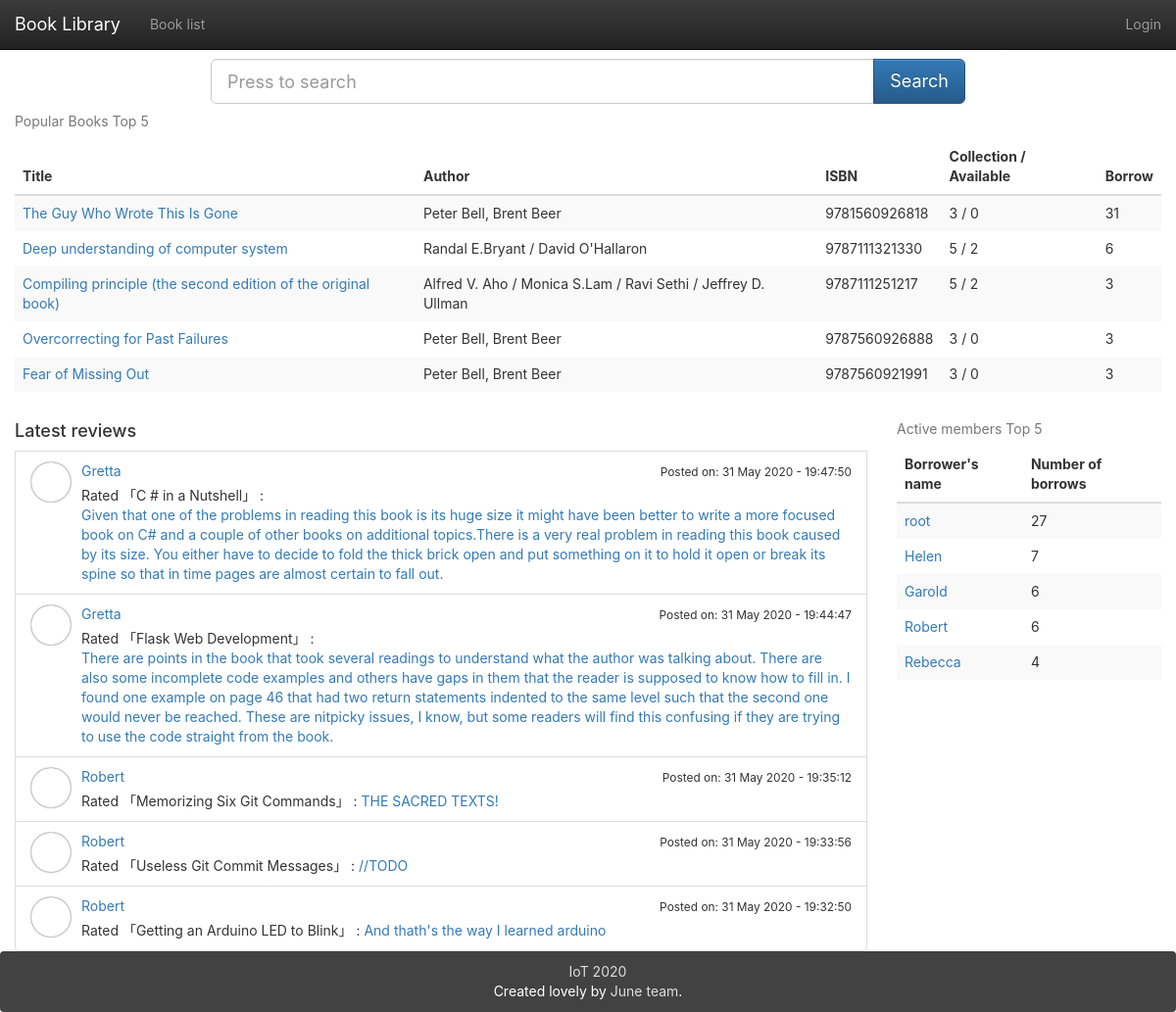
The page / on the database its author committed.
### app/models.py (models this page shows, shortened)
class Book(db.Model):
    __tablename__ = 'books'
    id = db.Column(db.Integer, primary_key=True)
    isbn = db.Column(db.String(16), unique=True)
    title = db.Column(db.String(128))
    origin_title = db.Column(db.String(128))
    subtitle = db.Column(db.String(128))
    author = db.Column(db.String(128))
    translator = db.Column(db.String(64))
    publisher = db.Column(db.String(64))
    image = db.Column(db.String(128))
    pubdate = db.Column(db.String(32))
    pages = db.Column(db.Integer)
    price = db.Column(db.String(16))
    binding = db.Column(db.String(16))
    numbers = db.Column(db.Integer, default=5)
    summary = db.deferred(db.Column(db.Text, default=""))
    summary_html = db.deferred(db.Column(db.Text))
    catalog = db.deferred(db.Column(db.Text, default=""))
    catalog_html = db.deferred(db.Column(db.Text))
    hidden = db.Column(db.Boolean, default=0)
    transactions = db.relationship('Transaction',
                           backref=db.backref('book', lazy='joined'),
                           lazy='dynamic',
                           cascade='all, delete-orphan')
    logs = db.relationship('Log',
                           backref=db.backref('book', lazy='joined'),
                           lazy='dynamic',
                           cascade='all, delete-orphan')
    comments = db.relationship('Comment', backref='book',
                               lazy='dynamic',
                               cascade='all, delete-orphan')
    @property
    def tags_string(self):
        return ",".join([tag.name for tag in self.tags.all()])
    def can_borrow_number(self):
        return self.numbers - Log.query.filter_by(book_id=self.id, returned=0).count()

class Comment(db.Model):
    __tablename__ = 'comments'
    id = db.Column(db.Integer, primary_key=True)
    user_id = db.Column(db.Integer, db.ForeignKey('users.id'))
    book_id = db.Column(db.Integer, db.ForeignKey('books.id'))
    comment = db.Column(db.String(1024))
    create_timestamp = db.Column(db.DateTime, default=datetime.now())
    edit_timestamp = db.Column(db.DateTime, default=datetime.now())
    deleted = db.Column(db.Boolean, default=0)

class User(UserMixin, db.Model):
    __tablename__ = 'users'
    id = db.Column(db.Integer, primary_key=True)
    email = db.Column(db.String(64), unique=True)
    name = db.Column(db.String(64))
    password_hash = db.deferred(db.Column(db.String(128)))
    major = db.Column(db.String(128))
    role_id = db.Column(db.Integer, db.ForeignKey('roles.id'))
    headline = db.Column(db.String(32), nullable=True)
    about_me = db.deferred(db.Column(db.Text, nullable=True))
    about_me_html = db.deferred(db.Column(db.Text, nullable=True))
    avatar = db.Column(db.String(128))
    category = db.Column(db.Integer)
    member_since = db.Column(db.DateTime(), default=datetime.utcnow)
    balance = db.Column(db.Float())
    transactions = db.relationship('Transaction',
                           backref=db.backref('user', lazy='joined'),
                           lazy='dynamic',
                           cascade='all, delete-orphan')
    @property
    def password(self):
        raise AttributeError('password is not readable attribute')
    logs = db.relationship('Log',
                           backref=db.backref('user', lazy='joined'),
                           lazy='dynamic',
                           cascade='all, delete-orphan')
    comments = db.relationship('Comment',
                               backref=db.backref('user', lazy='joined'),
                               lazy='dynamic',
                               cascade='all, delete-orphan')
    def avatar_url(self, _external=False):
        if self.avatar:
            avatar_json = json.loads(self.avatar)
            if avatar_json['use_out_url']:
                return avatar_json['url']
            else:
                return url_for('_uploads.uploaded_file', setname=avatars.name, filename=avatar_json['url'],
                               _external=_external)
        else:
            return url_for('static', filename='img/avatar.png', _external=_external)

### app/main/index/views.py (the view)
@main.route('/')
def index():
    search_form = SearchForm()
    the_books = Book.query
    if not current_user.can(Permission.UPDATE_BOOK_INFORMATION):
        the_books = the_books.filter_by(hidden=0)
    popular_books = the_books.outerjoin(Log).group_by(Book.id).order_by(db.func.count(Log.id).desc()).limit(5)
    popular_users = User.query.outerjoin(Log).group_by(User.id).order_by(db.func.count(Log.id).desc()).limit(5)
    recently_comments = Comment.query.filter_by(deleted=0).order_by(Comment.edit_timestamp.desc()).limit(5)
    return render_template("index.html", books=popular_books, users=popular_users, recently_comments=recently_comments,
                           search_form=search_form)

### app/main/book/forms.py
class SearchForm(FlaskForm):
    search = StringField(validators=[DataRequired()])
    submit = SubmitField(u"Search")

### app/main/index/views.py (called while the page is built)
@main.app_context_processor
def inject_permissions():
    return dict(Permission=Permission)

### app/models.py (called while the page is built)
    def can(self, permissions):
        return False

### app/main/index/templates/index.html (shortened to what this page needs)
{% extends "base.html" %}
{% block mycontent %}
    <div class="row animated fadeInDown">
        <div class="col-sm-8 col-sm-offset-2">
            <form class="form form-horizontal" method="get" action="{{ url_for('book.index') }}">
                <div class="input-group  input-group-lg">
                    {{ search_form.search(placeholder="Press to search",class_="form-control") }}
                <span class="input-group-btn">
                    <input class="btn btn-primary" id="submit" name="submit" type="submit" value="Search">
                </span>
                </div>
            </form>
        </div>
    </div>
    <table class="table table-striped table-hover animated fadeInDown">
        <caption>Popular Books Top 5</caption>
        <thead class="hidden-xs">
        <tr>
            <th>Title</th>
            <th>Author</th>
            <th>ISBN</th>
            <th>Collection / Available</th>
            <th>Borrow</th>
        </tr>
        </thead>
        <tbody>
        {% for book in books %}
            <tr class="animated fadeInLeft delay-{{ loop.index0 }}">
                <td><a href="{{ url_for('book.detail',book_id=book.id) }}">{{ book.title }}</a>
                    <p class="visible-xs-block">{{ "Collection/Available: "~ book.numbers }} / {{ book.can_borrow_number() }}</p></td>
                <td class="hidden-xs">{{ book.author }}</td>
                <td class="hidden-xs">{{ book.isbn }}</td>
                <td class="hidden-xs">{{ book.numbers }} / {{ book.can_borrow_number() }}</td>
                <td class="hidden-xs">{{ book.logs.count() }}</td>
            </tr>
        {% endfor %}
        </tbody>
    </table>
    <div class="row animated fadeInUp delay">
        <div class="col-md-9">
            <h4>Latest reviews</h4>
            {% for comment in recently_comments %}
                <li class="list-group-item clearfix animated fadeInLeft delay-{{ loop.index0 }}">
                    <div class="media">
                        {% if comment.user.avatar_url() %}
                            <div class="media-left">
                                <a href="{{ url_for('user.detail',user_id=comment.user.id) }}">
                                    <div class="media-object avatar avatar-mini"
                                         style="background-image: url({{ comment.user.avatar_url() }})"></div>
                                </a>
                            </div>
                        {% endif %}
                        <div class="media-body">
                            <p class="media-heading"><a
                                    href="{{ url_for('user.detail',user_id=comment.user.id) }}">
                                {{ comment.user.name }}</a>
                                {% if comment.create_timestamp==comment.edit_timestamp %}
                                    <span class="pull-right">
                                        <small>
                                            Posted on: {{ comment.create_timestamp.strftime('%d %B %Y - %H:%M:%S') }}</small>
                                    </span>
                                {% else %}
                                    <span class="pull-right">
                                        <small>
                                            Last edit: {{ comment.edit_timestamp.strftime('%d %B %Y - %H:%M:%S') }}</small>
                                    </span>
                                {% endif %}
                            </p>
                            <span class="line-wrap">{{ "Rated 「"~comment.book.title~"」 : " }}</span>
                            <span class="line-wrap"><a class="list-group-item-text"
                                                       href="{{ url_for('book.detail',book_id=comment.book_id) }}">{{ comment.comment }}</a></span>
                        </div>
                    </div>
                </li>
            {% endfor %}
        </div>
        <div class="col-md-3 animated fadeInUp">
            <table class="table table-striped table-hover">
                <caption>Active members Top 5</caption>
                <thead>
                <tr>
                    <th>Borrower's name</th>
                    <th>Number of borrows</th>
                </tr>
                </thead>
                <tbody>
                {% for user in users %}
                    <tr class="animated fadeInLeft delay-{{ loop.index0 }}">
                        <td><a href="{{ url_for('user.detail',user_id=user.id) }}">{{ user.name }}</a></td>
                        <td>{{ user.logs.count() }}</td>
                    </tr>
                {% endfor %}
                </tbody>
            </table>
        </div>
    </div>
{% endblock %}

### app/static/css/main.css (style rules this page uses)
html, body { height: 100%; width: 100%; margin: 0; padding: 0; }
.Site { display: -webkit-box; display: -moz-box; display: -ms-flexbox; display: -webkit-flex; display: flex; flex-direction: column; }
.line-wrap { display: inline-block; }
html, body, main { font-family: -apple-system, "Helvetica Neue", Helvetica, Arial, sans-serif; }
.avatar { background-position: center; box-shadow: 0 0 8px rgba(0, 0, 0, .8); -webkit-box-shadow: 0 0 8px rgba(0, 0, 0, .8); -moz-box-shadow: 0 0 8px rgba(0, 0, 0, .8); background-size: cover; transition: transform .5s ease-in-out; }
.avatar-mini { width: 40px; height: 40px; border-radius: 25px; -webkit-border-radius: 25px; -moz-border-radius: 25px; margin: 1px; box-shadow: 0 0 2px rgba(0, 0, 0, .8); -webkit-box-shadow: 0 0 2px rgba(0, 0, 0, .8); -moz-box-shadow: 0 0 2px rgba(0, 0, 0, .8); }
.animated { -webkit-animation-fill-mode: both; -moz-animation-fill-mode: both; -ms-animation-fill-mode: both; -o-animation-fill-mode: both; animation-fill-mode: both; -webkit-animation-duration: 1s; -moz-animation-duration: 1s; -ms-animation-duration: 1s; -o-animation-duration: 1s; animation-duration: 1s; }
.delay-0 { -webkit-animation-delay: .05s; -moz-animation-delay: .05s; -o-animation-delay: .05s; animation-delay: .05s; }
.delay-1 { -webkit-animation-delay: .10s; -moz-animation-delay: .10s; -o-animation-delay: .10s; animation-delay: .10s; }
.delay-2 { -webkit-animation-delay: .15s; -moz-animation-delay: .15s; -o-animation-delay: .15s; animation-delay: .15s; }
.delay-3 { -webkit-animation-delay: .20s; -moz-animation-delay: .20s; -o-animation-delay: .20s; animation-delay: .20s; }
.delay-4 { -webkit-animation-delay: .25s; -moz-animation-delay: .25s; -o-animation-delay: .25s; animation-delay: .25s; }
.fadeInUp { -webkit-animation-name: fadeInUp; -moz-animation-name: fadeInUp; -o-animation-name: fadeInUp; animation-name: fadeInUp; }
.fadeInDown { -webkit-animation-name: fadeInDown; -moz-animation-name: fadeInDown; -o-animation-name: fadeInDown; animation-name: fadeInDown; }
.fadeInLeft { -webkit-animation-name: fadeInLeft; -moz-animation-name: fadeInLeft; -o-animation-name: fadeInLeft; animation-name: fadeInLeft; }
.table.table-striped { border: none; }
.table.table-striped td { border: none; }

### rows shown on the page
Book: title "The Guy Who Wrote This Is Gone", author "Peter Bell, Brent Beer", isbn "9781560926818", numbers "3", can_borrow_number "0", logs.count "31"
Book: title "Deep understanding of computer system", author "Randal E.Bryant / David O'Hallaron", isbn "9787111321330", numbers "5", can_borrow_number "2", logs.count "6"
Book: title "Compiling principle (the second edition of the original book)", author "Alfred V. Aho / Monica S.Lam / Ravi Sethi / Jeffrey D. Ullman", isbn "9787111251217", numbers "5", can_borrow_number "2", logs.count "3"
Book: title "Overcorrecting for Past Failures", author "Peter Bell, Brent Beer", isbn "9787560926888", numbers "3", can_borrow_number "0", logs.count "3"
Book: title "Fear of Missing Out", author "Peter Bell, Brent Beer", isbn "9787560921991", numbers "3", can_borrow_number "0", logs.count "3"
Comment: user.name "Gretta", create_timestamp "31 May 2020 - 19:47:50", comment "Given that one of the problems in reading this book is its huge size it might have been better to write a more focused book on C# and a couple of other books on additional topics.There is a very real problem in reading this book caused by its size. You either have to decide to fold the thick brick open and put something on it to hold it open or break its spine so that in time pages are almost certain to fall out."
Book: title "Rated 「C # in a Nutshell」 :"
Comment: user.name "Gretta", create_timestamp "31 May 2020 - 19:44:47", comment "There are points in the book that took several readings to understand what the author was talking about. There are also some incomplete code examples and others have gaps in them that the reader is supposed to know how to fill in. I found one example on page 46 that had two return statements indented to the same level such that the second one would never be reached. These are nitpicky issues, I know, but some readers will find this confusing if they are trying to use the code straight from the book."
Book: title "Rated 「Flask Web Development」 :"
Comment: user.name "Robert", create_timestamp "31 May 2020 - 19:35:12", comment "THE SACRED TEXTS!"
Book: title "Rated 「Memorizing Six Git Commands」 :"
Comment: user.name "Robert", create_timestamp "31 May 2020 - 19:33:56", comment "//TODO"
Book: title "Rated 「Useless Git Commit Messages」 :"
Comment: user.name "Robert", create_timestamp "31 May 2020 - 19:32:50", comment "And thath's the way I learned arduino"
Book: title "Rated 「Getting an Arduino LED to Blink」 :"
User: name "root", logs.count "27"
User: name "Helen", logs.count "7"
User: name "Garold", logs.count "6"
User: name "Robert", logs.count "6"
User: name "Rebecca", logs.count "4"
